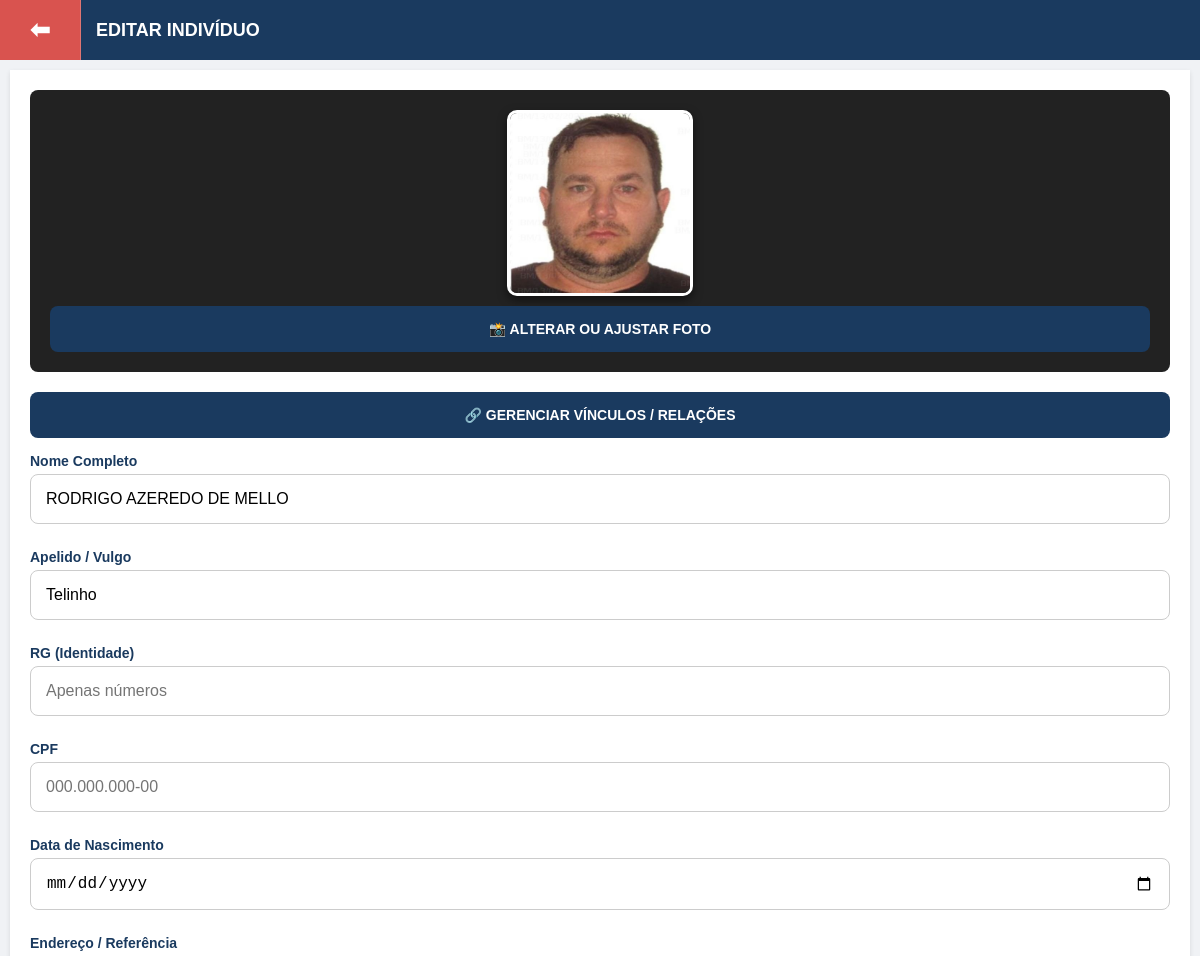
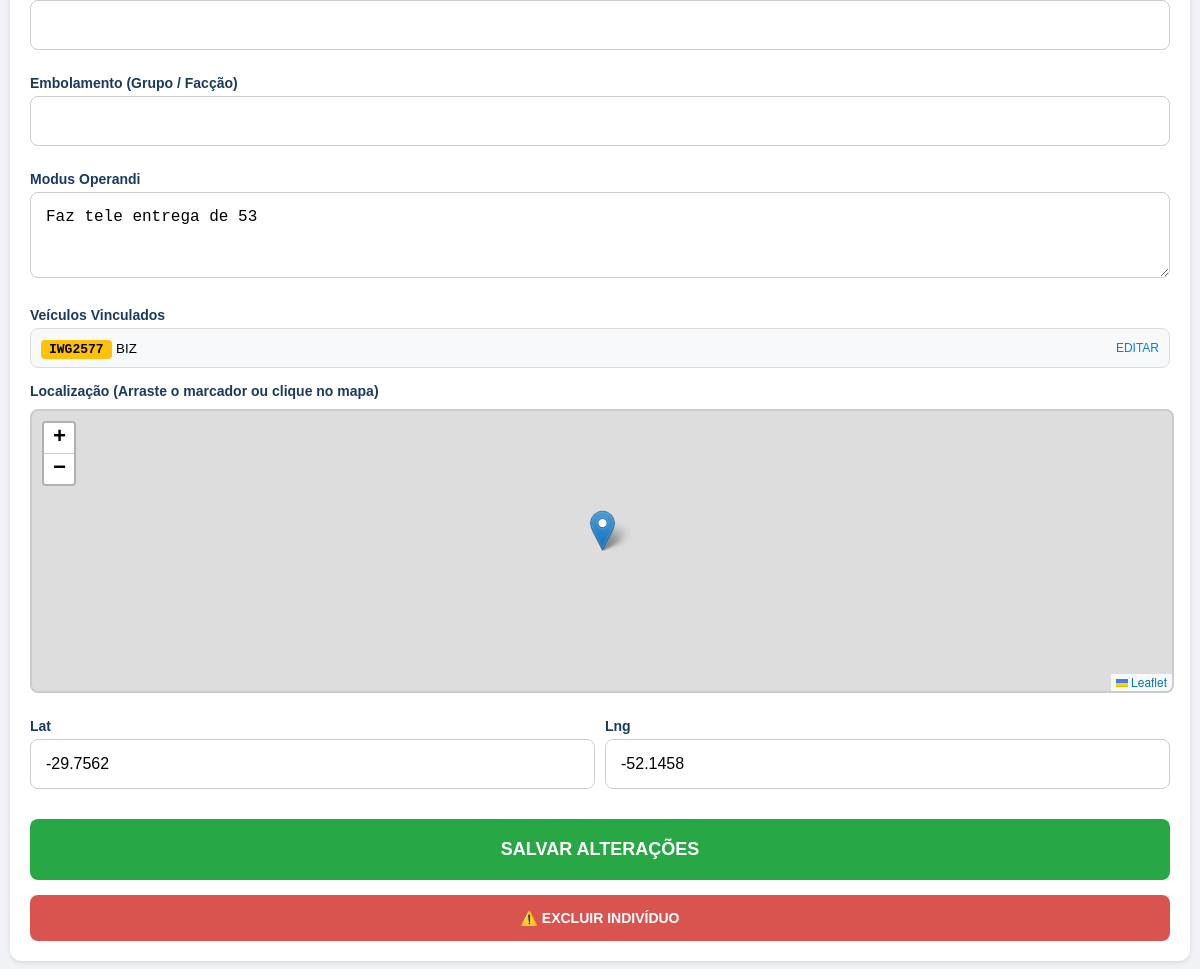
Screenshot of /editar_pessoa/9 (signed in) with the database file from the repository (2 pictures, top to bottom).
### app.py (models this page shows)
class Pessoa(db.Model):
    id = db.Column(db.Integer, primary_key=True)
    nome_completo = db.Column(db.String(100), nullable=False)
    apelido = db.Column(db.String(50))
    nascimento = db.Column(db.String(20))
    documento = db.Column(db.String(100))
    endereco = db.Column(db.String(200))
    lat = db.Column(db.Float, default=-29.7562)
    lng = db.Column(db.Float, default=-52.1458)
    foto_path = db.Column(db.String(200), default="/static/logo.png")
    modus_operandi = db.Column(db.Text)
    embolamento = db.Column(db.String(50))
    veiculos = db.relationship('Veiculo', backref='condutor', lazy=True)

class Veiculo(db.Model):
    id = db.Column(db.Integer, primary_key=True)
    placa = db.Column(db.String(10), unique=True, nullable=False)
    tipo = db.Column(db.String(20))
    marca_modelo = db.Column(db.String(100))
    cor = db.Column(db.String(30))
    obs = db.Column(db.Text)
    foto_path = db.Column(db.String(200), default="/static/car_default.png")
    pessoa_id = db.Column(db.Integer, db.ForeignKey('pessoa.id'), nullable=True)

### app.py (the view)
@app.route('/editar_pessoa/<int:id>')
def editar_pessoa(id):
    if 'user_id' not in session: return redirect(url_for('login'))
    p = Pessoa.query.get_or_404(id)
    return render_template('editar_pessoa.html', p=p, ts=int(time.time()))

### templates/editar_pessoa.html (shortened to what this page needs)
<!DOCTYPE html>
<html lang="pt-br">
<head>
    <link rel="stylesheet" href="https://unpkg.com/leaflet@1.9.4/dist/leaflet.css" />
    <link rel="stylesheet" href="https://cdnjs.cloudflare.com/ajax/libs/cropperjs/1.5.13/cropper.min.css">
</head>
<body>
    <div class="header">
        <a href="/" class="btn-voltar">⬅</a>
        <div class="titulo-header">EDITAR INDIVÍDUO</div>
    </div>
    <div class="container">
        <form action="/atualizar_pessoa/{{ p.id }}" method="POST" id="form-editar">
            <div class="foto-container">
                <img id="preview-foto" src="{{ p.foto_path }}?ts={{ ts }}" alt="Foto Atual">
                <label id="label-foto" class="foto-label">📸 ALTERAR OU AJUSTAR FOTO</label>
            </div>
            <a href="/vincular_tela" class="btn-vinculos">🔗 GERENCIAR VÍNCULOS / RELAÇÕES</a>
            <label>Nome Completo</label>
            <input type="text" name="nome" value="{{ p.nome_completo }}" required>
            <label>Apelido / Vulgo</label>
            <input type="text" name="apelido" value="{{ p.apelido if p.apelido else '' }}">
            <label>RG (Identidade)</label>
            <input type="text" name="documento_rg" placeholder="Apenas números">
            <label>CPF</label>
            <input type="text" name="documento_cpf" placeholder="000.000.000-00">
            <label>Data de Nascimento</label>
            <input type="date" name="nascimento" value="{{ p.nascimento if p.nascimento else '' }}">
            <label>Endereço / Referência</label>
            <input type="text" name="endereco" value="{{ p.endereco if p.endereco else '' }}">
            <label>Embolamento (Grupo / Facção)</label>
            <input type="text" name="embolamento" value="{{ p.embolamento if p.embolamento else '' }}">
            <label>Modus Operandi</label>
            <textarea name="modus_operandi" rows="3">{{ p.modus_operandi if p.modus_operandi else '' }}</textarea>
            <label>Veículos Vinculados</label>
            {% if p.veiculos %}
                {% for v in p.veiculos %}
                <div class="card-veiculo">
                    <div><span class="placa-badge">{{ v.placa }}</span> <small>{{ v.marca_modelo }}</small></div>
                    <a href="/editar_veiculo/{{ v.id }}" style="text-decoration:none; font-size:12px; color:#007bff;">EDITAR</a>
                </div>
                {% endfor %}
            {% else %}
                <p style="font-size:12px; color:#999; margin:5px 0;">Nenhum veículo vinculado.</p>
            {% endif %}
            <label>Localização (Arraste o marcador ou clique no mapa)</label>
            <div id="mapa_edicao"></div>
            <div style="display:flex; gap:10px;">
                <div style="width: 50%;"><label>Lat</label><input type="text" name="lat" id="lat" value="{{ p.lat }}" readonly></div>
                <div style="width: 50%;"><label>Lng</label><input type="text" name="lng" id="lng" value="{{ p.lng }}" readonly></div>
            </div>
            <button type="submit" class="btn-salvar">SALVAR ALTERAÇÕES</button>
        </form>
        <a href="javascript:void(0)" class="btn-excluir" onclick="confirmarExclusao()">⚠️ EXCLUIR INDIVÍDUO</a>
    </div>
</body>
</html>

### templates/editar_pessoa.html (style rules this page uses)
body { font-family: sans-serif; background-color: #f0f2f5; margin: 0; padding: 0; }
.header { background: #1a3a5f; color: white; display: flex; align-items: stretch; height: 60px; position: sticky; top: 0; z-index: 1000; }
.btn-voltar { display: flex; align-items: center; justify-content: center; background: #d9534f; color: white; text-decoration: none; font-weight: bold; font-size: 24px; width: 80px; border-right: 1px solid rgba(255,255,255,0.2); }
.titulo-header { display: flex; align-items: center; padding-left: 15px; font-size: 18px; font-weight: bold; }
.container { background: white; padding: 20px; border-radius: 0 0 12px 12px; box-shadow: 0 2px 5px rgba(0,0,0,0.1); margin: 10px; }
label { display: block; margin-top: 15px; font-weight: bold; color: #1a3a5f; font-size: 14px; }
.foto-container { text-align: center; margin-bottom: 20px; background: #222; padding: 20px; border-radius: 8px; }
.foto-label { display: inline-block; width: 100%; padding: 15px; background-color: #1a3a5f; color: white; border-radius: 8px; cursor: pointer; font-weight: bold; font-size: 14px; box-sizing: border-box; margin-top: 10px; }
#preview-foto { width: 180px; height: 180px; object-fit: cover; border-radius: 10px; margin: 0 auto; display: block; border: 3px solid #fff; box-shadow: 0 4px 10px rgba(0,0,0,0.5); }
input, select, textarea { width: 100%; padding: 15px; margin: 5px 0 10px 0; border: 1px solid #ccc; border-radius: 8px; box-sizing: border-box; font-size: 16px; }
#mapa_edicao { height: 280px; width: 100%; border-radius: 8px; margin: 10px 0; border: 2px solid #ccc; z-index: 1; }
.btn-salvar { width: 100%; background-color: #28a745; color: white; padding: 20px; border: none; border-radius: 8px; font-weight: bold; font-size: 18px; margin-top: 20px; cursor: pointer; }
.btn-vinculos { width: 100%; background-color: #1a3a5f; color: white; padding: 15px; border: none; border-radius: 8px; font-weight: bold; font-size: 14px; margin-top: 10px; cursor: pointer; text-decoration: none; display: block; text-align: center; box-sizing: border-box; }
.btn-excluir { width: 100%; background-color: #d9534f; color: white; padding: 15px; border: none; border-radius: 8px; font-weight: bold; font-size: 14px; margin-top: 15px; cursor: pointer; text-decoration: none; display: block; text-align: center; box-sizing: border-box; }
.card-veiculo { background: #f8f9fa; border: 1px solid #ddd; padding: 10px; border-radius: 8px; margin-top: 5px; display: flex; align-items: center; justify-content: space-between; }
.placa-badge { background: #ffc107; color: black; padding: 2px 8px; border-radius: 4px; font-weight: bold; font-family: monospace; }

### rows the page displays
Pessoa: foto_path (picture), nome "RODRIGO AZEREDO DE MELLO", apelido "Telinho", modus_operandi "Faz tele entrega de 53", lat "-29.7562", lng "-52.1458"
Veiculo: placa "IWG2577", marca_modelo "BIZ"
